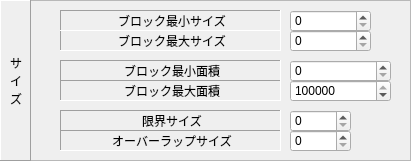
    <widget class="QFrame" name="frame_3">
     <property name="geometry">
      <rect>
       <x>0</x>
       <y>220</y>
       <width>411</width>
       <height>161</height>
      </rect>
     </property>
     <property name="frameShape">
      <enum>QFrame::StyledPanel</enum>
     </property>
     <property name="frameShadow">
      <enum>QFrame::Sunken</enum>
     </property>
     <widget class="QSpinBox" name="EditMinDotColorMatchingSize">
      <property name="geometry">
       <rect>
        <x>290</x>
        <y>10</y>
        <width>81</width>
        <height>22</height>
       </rect>
      </property>
      <property name="maximum">
       <number>1000000</number>
      </property>
     </widget>
     <widget class="QLabel" name="label_9">
      <property name="geometry">
       <rect>
        <x>60</x>
        <y>30</y>
        <width>221</width>
        <height>21</height>
       </rect>
      </property>
      <property name="frameShape">
       <enum>QFrame::Panel</enum>
      </property>
      <property name="frameShadow">
       <enum>QFrame::Sunken</enum>
      </property>
      <property name="text">
       <string>ブロック最大サイズ</string>
      </property>
      <property name="alignment">
       <set>Qt::AlignCenter|Qt::AlignHCenter|Qt::AlignLeading|Qt::AlignLeft|Qt::AlignVCenter</set>
      </property>
     </widget>
     <widget class="QSpinBox" name="EditMaxDotColorMatchingSize">
      <property name="geometry">
       <rect>
        <x>290</x>
        <y>30</y>
        <width>81</width>
        <height>22</height>
       </rect>
      </property>
      <property name="maximum">
       <number>1000000</number>
      </property>
     </widget>
     <widget class="QLabel" name="label_10">
      <property name="geometry">
       <rect>
        <x>60</x>
        <y>10</y>
        <width>221</width>
        <height>21</height>
       </rect>
      </property>
      <property name="frameShape">
       <enum>QFrame::Panel</enum>
      </property>
      <property name="frameShadow">
       <enum>QFrame::Sunken</enum>
      </property>
      <property name="text">
       <string>ブロック最小サイズ</string>
      </property>
      <property name="alignment">
       <set>Qt::AlignCenter|Qt::AlignHCenter|Qt::AlignLeading|Qt::AlignLeft|Qt::AlignVCenter</set>
      </property>
     </widget>
     <widget class="QSpinBox" name="EditMinDotColorMatchingDots">
      <property name="geometry">
       <rect>
        <x>290</x>
        <y>60</y>
        <width>101</width>
        <height>22</height>
       </rect>
      </property>
      <property name="maximum">
       <number>2000000000</number>
      </property>
     </widget>
     <widget class="QLabel" name="label_12">
      <property name="geometry">
       <rect>
        <x>60</x>
        <y>60</y>
        <width>221</width>
        <height>21</height>
       </rect>
      </property>
      <property name="frameShape">
       <enum>QFrame::Panel</enum>
      </property>
      <property name="frameShadow">
       <enum>QFrame::Sunken</enum>
      </property>
      <property name="text">
       <string>ブロック最小面積</string>
      </property>
      <property name="alignment">
       <set>Qt::AlignCenter|Qt::AlignHCenter|Qt::AlignLeading|Qt::AlignLeft|Qt::AlignVCenter</set>
      </property>
     </widget>
     <widget class="QSpinBox" name="EditMaxDotColorMatchingDots">
      <property name="geometry">
       <rect>
        <x>290</x>
        <y>80</y>
        <width>101</width>
        <height>22</height>
       </rect>
      </property>
      <property name="maximum">
       <number>2000000000</number>
      </property>
      <property name="value">
       <number>2000000000</number>
      </property>
     </widget>
     <widget class="QLabel" name="label_11">
      <property name="geometry">
       <rect>
        <x>60</x>
        <y>80</y>
        <width>221</width>
        <height>21</height>
       </rect>
      </property>
      <property name="frameShape">
       <enum>QFrame::Panel</enum>
      </property>
      <property name="frameShadow">
       <enum>QFrame::Sunken</enum>
      </property>
      <property name="text">
       <string>ブロック最大面積</string>
      </property>
      <property name="alignment">
       <set>Qt::AlignCenter|Qt::AlignHCenter|Qt::AlignLeading|Qt::AlignLeft|Qt::AlignVCenter</set>
      </property>
     </widget>
     <widget class="QLabel" name="label_13">
      <property name="geometry">
       <rect>
        <x>60</x>
        <y>110</y>
        <width>221</width>
        <height>21</height>
       </rect>
      </property>
      <property name="frameShape">
       <enum>QFrame::Panel</enum>
      </property>
      <property name="frameShadow">
       <enum>QFrame::Sunken</enum>
      </property>
      <property name="text">
       <string>限界サイズ</string>
      </property>
      <property name="alignment">
       <set>Qt::AlignCenter|Qt::AlignHCenter|Qt::AlignLeading|Qt::AlignLeft|Qt::AlignVCenter</set>
      </property>
     </widget>
     <widget class="QSpinBox" name="EditLimitDotColorMatchingSize">
      <property name="geometry">
       <rect>
        <x>290</x>
        <y>110</y>
        <width>61</width>
        <height>22</height>
       </rect>
      </property>
      <property name="maximum">
       <number>99999</number>
      </property>
     </widget>
     <widget class="QLabel" name="label_32">
      <property name="geometry">
       <rect>
        <x>0</x>
        <y>0</y>
        <width>31</width>
        <height>161</height>
       </rect>
      </property>
      <property name="frameShape">
       <enum>QFrame::Panel</enum>
      </property>
      <property name="frameShadow">
       <enum>QFrame::Raised</enum>
      </property>
      <property name="text">
       <string>サ
イ
ズ</string>
      </property>
      <property name="alignment">
       <set>Qt::AlignCenter|Qt::AlignHCenter|Qt::AlignLeading|Qt::AlignLeft|Qt::AlignVCenter</set>
      </property>
      <property name="indent">
       <number>1</number>
      </property>
     </widget>
     <widget class="QSpinBox" name="EditOverlappedLength">
      <property name="geometry">
       <rect>
        <x>290</x>
        <y>130</y>
        <width>61</width>
        <height>22</height>
       </rect>
      </property>
      <property name="maximum">
       <number>99999</number>
      </property>
     </widget>
     <widget class="QLabel" name="label_113">
      <property name="geometry">
       <rect>
        <x>60</x>
        <y>130</y>
        <width>221</width>
        <height>21</height>
       </rect>
      </property>
      <property name="frameShape">
       <enum>QFrame::Panel</enum>
      </property>
      <property name="frameShadow">
       <enum>QFrame::Sunken</enum>
      </property>
      <property name="text">
       <string>オーバーラップサイズ</string>
      </property>
      <property name="alignment">
       <set>Qt::AlignCenter|Qt::AlignHCenter|Qt::AlignLeading|Qt::AlignLeft|Qt::AlignVCenter</set>
      </property>
     </widget>
    </widget>
